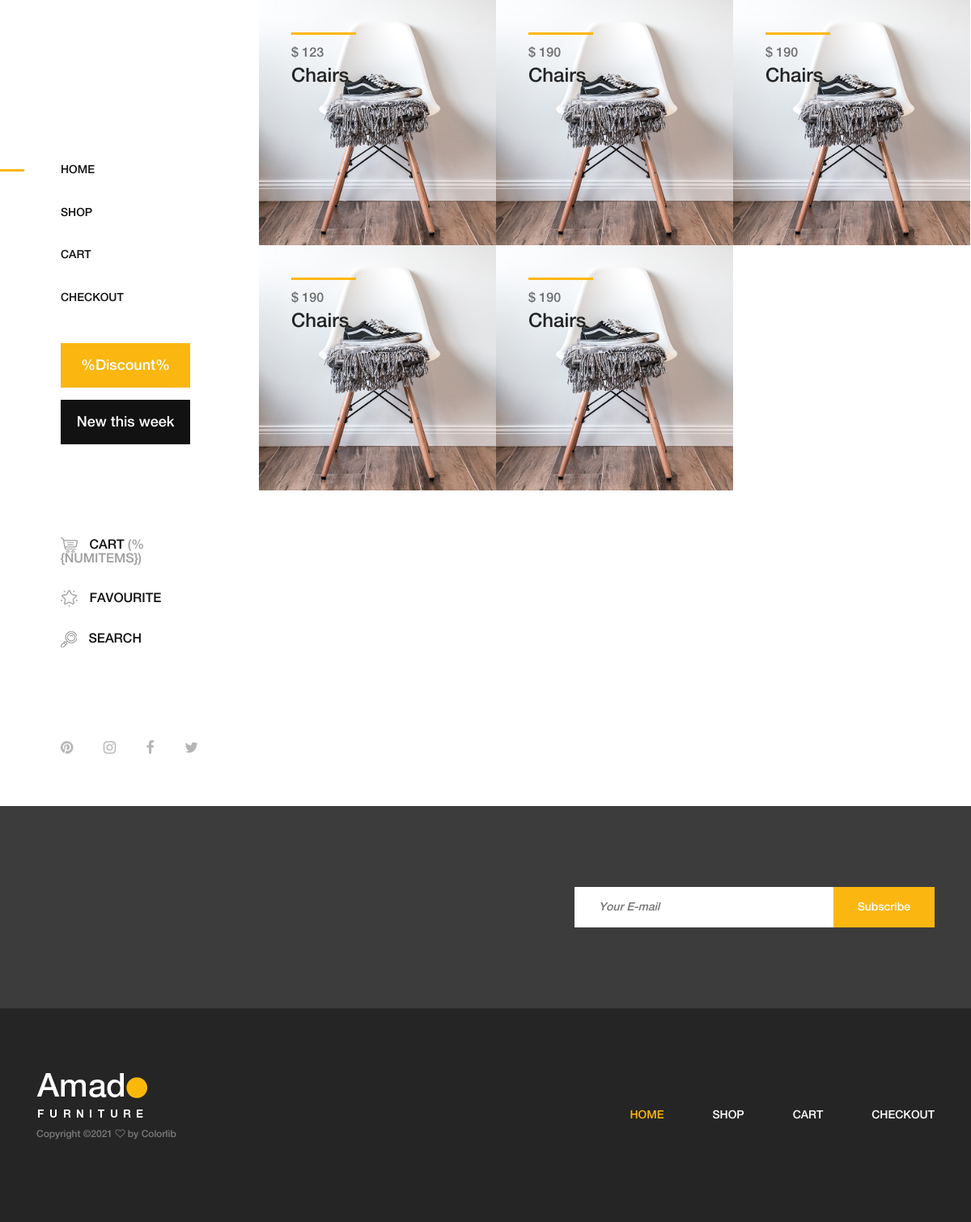
The app's page /, older data.
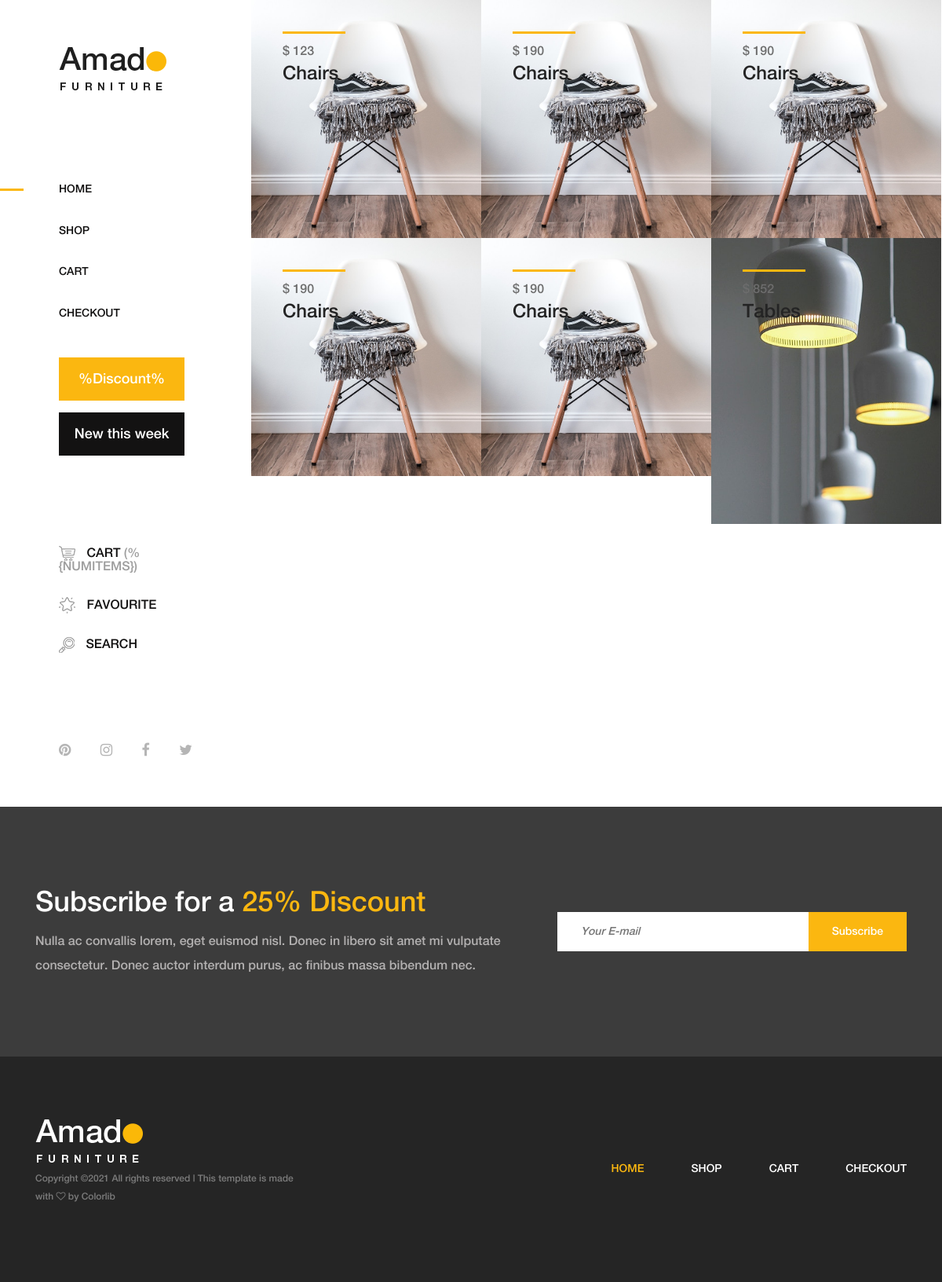
The same page, newer data.
### service/models.py (models this page shows, shortened)
class Article(Base):
    image_principal = models.FileField(upload_to='images')
    image = models.FileField(upload_to='images')
    prix = models.IntegerField(default=0)
    nom = models.CharField( max_length=250)
    description = models.TextField()
    categorie = models.ForeignKey("service.Categorie", on_delete=models.CASCADE , related_name='categorieArticle')
    quantite  = models.IntegerField(default=0)
    stock = models.BooleanField(default=True)
    class Meta:
        verbose_name = 'Article'
        verbose_name_plural = 'Articles'

class Categorie(Base):
    nom = models.CharField(max_length=255)
    class Meta:
        verbose_name = 'categorie'
        verbose_name_plural = 'categories'

### website/models.py (models this page shows, shortened)
class Base(models.Model):
    date_add = models.DateField(auto_now_add=True)
    date_update = models.DateField(auto_now=True)
    status = models.BooleanField(default=True)
    class Meta:
        abstract = True

class website (Base):
    nom_site = models.CharField( max_length=250)
    logo_site = models.FileField(upload_to='images')
    class Meta:
        verbose_name = 'website'
        verbose_name_plural = 'websites'

class Configuration (Base):
    description_newsletter = models.TextField()
    copyrigths = models.CharField( max_length=250)
    class Meta:
        verbose_name = 'Configuration'
        verbose_name_plural = 'Configurations'

### website/views.py (the view)
# urls.py: path('', views.index , name='index'),
def index(request):
    is_index =True
    category = request.GET.get('category')
    if not category :
        articles = models_service.Article.objects.filter(status=True)
    else:
        articles = models_service.Article.objects.filter(categorie__nom= category)
    return render(request, 'index.html',locals())

### amado_projet/context_processors.py (called while the page is built)
def website (request):
    website = models_website.website.objects.filter(status=True).first()
    config =  models_website.Configuration.objects.filter(status=True).first()
    cart =  Cart(request)
    return locals()

### website/cart.py (called while the page is built)
    def get_total_length(self):
        return sum(int(item['quantity']) for item in self.cart.values())

    def get_total_cost(self):
        if "total_price" in self.cart.values():
            return sum(float(item['total_price']) for item in self)
        else:
            return 0

### templates/index.html (shortened to what this page needs)
{% extends 'base/base.html' %}
{% load static %}
{% block content %}
<div class="products-catagories-area clearfix">
    <div class="amado-pro-catagory clearfix">
        {% for article in articles %}
            <div class="single-products-catagory clearfix">
                <a href="{% url 'shop'%}?category={{article.categorieArticle.nom}}">
                    <img src="{{article.image_principal.url}}" alt="">
                    <div class="hover-content">
                        <div class="line"></div>
                        <p>$ {{article.prix}}</p>
                        <h4>{{article.categorie.nom}}</h4>
                    </div>
                </a>
            </div>
        {% endfor%}
    </div>
</div>
{% endblock content %}

### templates/base/base.html (shortened to what this page needs)
{% load static %}
<!DOCTYPE html>
<html lang="en">
<head>
    <link rel="stylesheet" href="{% static 'css/core-style.css' %}">
    <link rel="stylesheet" href="{% static 'style.css' %}">
</head>
<body>
    <div class="main-content-wrapper d-flex clearfix">
        <header class="header-area clearfix">
            <div class="logo">
                <a href="{% url 'index' %}"><img src="{{website.logo_site.url}}" alt="{{website.nom_site}}"></a>
            </div>
            <nav class="amado-nav">
                <ul>
                    {% if is_index %}
                        <li class="active"><a href="{% url 'index' %}">Home</a></li>
                    {% else %}
                        <li ><a href="{% url 'index' %}">Home</a></li>
                    {% endif %}
                    {% if is_shop %}
                        <li class="active"><a href="{% url 'shop' %}">Shop</a></li>
                    {% else %}
                        <li><a href="{% url 'shop' %}">Shop</a></li>
                    {% endif %}
                    {% if is_cart %}
                        <li class="active"><a href="{% url 'cart' %}">Cart</a></li>
                    {% else %}
                        <li><a href="{% url 'cart' %}">Cart</a></li>
                    {% endif %}
                    {% if is_checkout %}
                        <li class="active"><a href="{% url 'checkout' %}">Checkout</a></li>
                    {% else %}
                        <li><a href="{% url 'checkout' %}">Checkout</a></li>
                    {% endif %}
                </ul>
            </nav>
            <div class="amado-btn-group mt-30 mb-100">
                <a href="#" class="btn amado-btn mb-15">%Discount%</a>
                <a href="#" class="btn amado-btn active">New this week</a>
            </div>
            <div class="cart-fav-search mb-100"  id="navbarapp">
                <a href="{% url 'cart' %}" class="cart-nav"><img src="{% static 'img/core-img/cart.png' %}" alt=""> Cart <span>(%{numItems})</span></a>
                <a href="#" class="fav-nav"><img src="{% static 'img/core-img/favorites.png' %}" alt=""> Favourite</a>
                <a href="#" class="search-nav"><img src="{% static 'img/core-img/search.png' %}" alt=""> Search</a>
            </div>
            <div class="social-info d-flex justify-content-between">
                <a href="#"><i class="fa fa-pinterest" aria-hidden="true"></i></a>
                <a href="#"><i class="fa fa-instagram" aria-hidden="true"></i></a>
                <a href="#"><i class="fa fa-facebook" aria-hidden="true"></i></a>
                <a href="#"><i class="fa fa-twitter" aria-hidden="true"></i></a>
            </div>
        </header>
        {% block content %}
        {% endblock content %}
    </div>
    <section class="newsletter-area section-padding-100-0">
        <div class="container">
            <div class="row align-items-center">
                <div class="col-12 col-lg-6 col-xl-7">
                    <div class="newsletter-text mb-100">
                        {{ config.description_newsletter|safe}}
                    </div>
                </div>
                <div class="col-12 col-lg-6 col-xl-5" id='newsletters'>
                    <div class="newsletter-form mb-100">
                        <form action="{% url 'newsletter' %}" method="POST">
                            <input type="email" name="email" v-model="email"class="nl-email" placeholder="Your E-mail">
                            <input type="submit" @click.prevent="newsletters" value="Subscribe">
                        </form>
                    </div>
                </div>
            </div>
        </div>
    </section>
    <footer class="footer_area clearfix">
        <div class="container">
            <div class="row align-items-center">
                <div class="col-12 col-lg-4">
                    <div class="single_widget_area">
                        <div class="footer-logo mr-50">
                            <a href="index.html"><img src="{% static 'img/core-img/logo2.png' %}" alt=""></a>
                        </div>
                        <p class="copywrite">
Copyright &copy;<script>document.write(new Date().getFullYear());</script> {{config.copyrigths}} <i class="fa fa-heart-o" aria-hidden="true"></i> by <a href="https://colorlib.com" target="_blank">Colorlib</a>
</p>
                    </div>
                </div>
                <div class="col-12 col-lg-8">
                    <div class="single_widget_area">
                        <div class="footer_menu">
                            <nav class="navbar navbar-expand-lg justify-content-end">
                                <div class="collapse navbar-collapse" id="footerNavContent">
                                    <ul class="navbar-nav ml-auto">
                                        {% if is_index %}
                                            <li class="nav-item active">
                                                <a class="nav-link" href="{% url 'index' %}">Home</a>
                                            </li>
                                        {% else %}
                                                <li class="nav-item ">
                                                    <a class="nav-link" href="{% url 'index' %}">Home</a>
                                                </li>
                                        {% endif %}
                                        {% if is_shop %}
                                            <li class="nav-item active">
                                                <a class="nav-link" href="{% url 'shop' %}">Shop</a>
                                            </li>
                                        {% else %}
                                            <li class="nav-item">
                                                <a class="nav-link" href="{% url 'shop' %}">Shop</a>
                                            </li>
                                        {% endif %}
                                        {% if is_cart %}
                                            <li class="nav-item active">
                                                <a class="nav-link" href="{% url 'cart' %}">Cart</a>
                                            </li>
                                        {% else %}
                                            <li class="nav-item">
                                                <a class="nav-link" href="{% url 'cart' %}">Cart</a>
                                            </li>
                                        {% endif %}
                                        {% if is_checkout %}
                                            <li class="nav-item active">
                                                <a class="nav-link" href="{% url 'checkout' %}">Checkout</a>
                                            </li>
                                        {% else %}
                                            <li class="nav-item">
                                                <a class="nav-link" href="{% url 'checkout' %}">Checkout</a>
                                            </li>
                                        {% endif %}
                                    </ul>
                                </div>
                            </nav>
                        </div>
                    </div>
                </div>
            </div>
        </div>
    </footer>
</body>
</html>

Row changes from the older to the newer data that the page shows:
added website: logo_site (picture)
added Article: image_principal (picture), prix "852", categorie.nom "Tables"
added Configuration: description_newsletter "Subscribe for a 25% Discount Nulla ac convallis lorem, eget euismod nisl. Donec in libero sit amet mi vulputate consectetur. Donec auctor interdum purus, ac finibus massa bibendum nec.", copyrigths "All rights reserved | This template is made with"
